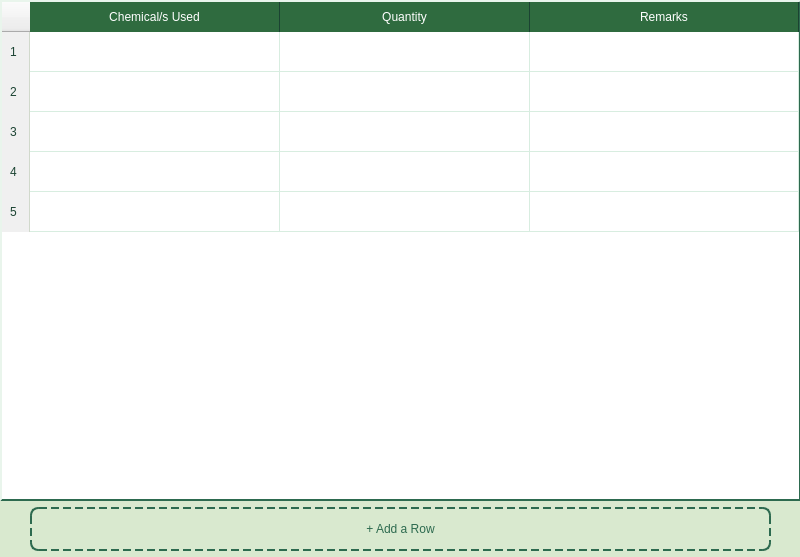
<?xml version="1.0" encoding="UTF-8"?>
<ui version="4.0">
 <class>MainWindow</class>
 <widget class="QMainWindow" name="MainWindow">
  <property name="geometry">
   <rect>
    <x>0</x>
    <y>0</y>
    <width>800</width>
    <height>557</height>
   </rect>
  </property>
  <property name="windowTitle">
   <string>MainWindow</string>
  </property>
  <property name="styleSheet">
   <string notr="true">QMainWindow { background-color: #D9E9CF; }</string>
  </property>
  <widget class="QWidget" name="centralwidget">
   <property name="styleSheet">
    <string notr="true">QWidget#centralwidget { background-color: #D9E9CF; margin: 0px; padding: 0px; }</string>
   </property>
   <widget class="QTableWidget" name="chemicalUsed">
    <property name="geometry">
     <rect>
      <x>0</x>
      <y>0</y>
      <width>801</width>
      <height>501</height>
     </rect>
    </property>
    <property name="styleSheet">
     <string notr="true">QTableWidget {
    background-color: #FFFFFF;
    alternate-background-color: #F5F5F5;
    gridline-color: #D8EDE0;
    border: none;
    font: 11pt &quot;Segoe UI&quot;;
    color: #1B4332;
    selection-background-color: #C6F6D5;
    selection-color: #1B4332;
    border-style: solid;
    border-width: 2px;
    border-top-color: #E9F5EC;
    border-left-color: #E9F5EC;
    border-bottom-color: #2D6A4F;
    border-right-color: #2D6A4F;
}
QTableWidget::item {
    padding: 4px 8px;
    border: none;
    background-color: transparent;
}
QTableWidget::item:selected {
    background-color: #C6F6D5;
    color: #1B4332;
}
QHeaderView::section {
    background-color: #2F6B3F;
    color: #ffffff;
    border: none;
    border-right: 1px solid #1B4332;
    padding: 6px 8px;
    font: bold 11pt &quot;Segoe UI&quot;;
    text-transform: uppercase;
}
QHeaderView::section:vertical {
    background-color: #F0F0F0;
    color: #1B4332;
    border-right: 1px solid #D1D9CC;
}
QHeaderView { background-color: transparent; border: none; }
QTableCornerButton::section { background-color: #2D6A4F; border: none; }
QScrollBar:vertical { background: #E8F0EC; width: 11px; border-radius: 5px; }
QScrollBar::handle:vertical { background: #1B4332; border-radius: 5px; min-height: 25px; }
QScrollBar::handle:vertical:hover { background: #0F2A20; }
QScrollBar::handle:vertical:pressed { background: #081A13; }
QScrollBar::add-line:vertical, QScrollBar::sub-line:vertical { height: 0; }
QScrollBar::add-page:vertical, QScrollBar::sub-page:vertical { background: transparent; }
QScrollBar:horizontal { background: #E8F0EC; height: 11px; border-radius: 5px; }
QScrollBar::handle:horizontal { background: #1B4332; border-radius: 5px; min-width: 25px; }
QScrollBar::handle:horizontal:hover { background: #0F2A20; }
QScrollBar::handle:horizontal:pressed { background: #081A13; }
QScrollBar::add-line:horizontal, QScrollBar::sub-line:horizontal { width: 0; }
QScrollBar::add-page:horizontal, QScrollBar::sub-page:horizontal { background: transparent; }</string>
    </property>
    <property name="frameShape">
     <enum>QFrame::NoFrame</enum>
    </property>
    <property name="selectionMode">
     <enum>QAbstractItemView::SingleSelection</enum>
    </property>
    <attribute name="horizontalHeaderDefaultSectionSize">
     <number>250</number>
    </attribute>
    <attribute name="horizontalHeaderShowSortIndicator" stdset="0">
     <bool>false</bool>
    </attribute>
    <attribute name="horizontalHeaderStretchLastSection">
     <bool>true</bool>
    </attribute>
    <attribute name="verticalHeaderDefaultSectionSize">
     <number>40</number>
    </attribute>
    <row>
     <property name="text">
      <string>1</string>
     </property>
    </row>
    <row>
     <property name="text">
      <string>2</string>
     </property>
    </row>
    <row>
     <property name="text">
      <string>3</string>
     </property>
    </row>
    <row>
     <property name="text">
      <string>4</string>
     </property>
    </row>
    <row>
     <property name="text">
      <string>5</string>
     </property>
    </row>
    <column>
     <property name="text">
      <string>Chemical/s Used</string>
     </property>
    </column>
    <column>
     <property name="text">
      <string>Quantity</string>
     </property>
    </column>
    <column>
     <property name="text">
      <string>Remarks</string>
     </property>
    </column>
    <item row="0" column="0">
     <property name="text">
      <string/>
     </property>
     <property name="textAlignment">
      <set>AlignCenter</set>
     </property>
    </item>
    <item row="1" column="0">
     <property name="text">
      <string/>
     </property>
     <property name="textAlignment">
      <set>AlignCenter</set>
     </property>
    </item>
    <item row="2" column="0">
     <property name="text">
      <string/>
     </property>
     <property name="textAlignment">
      <set>AlignCenter</set>
     </property>
    </item>
    <item row="3" column="0">
     <property name="text">
      <string/>
     </property>
     <property name="textAlignment">
      <set>AlignCenter</set>
     </property>
    </item>
    <item row="4" column="0">
     <property name="text">
      <string/>
     </property>
     <property name="textAlignment">
      <set>AlignCenter</set>
     </property>
    </item>
   </widget>
   <widget class="QPushButton" name="addRowBtn_chem">
    <property name="geometry">
     <rect>
      <x>30</x>
      <y>507</y>
      <width>741</width>
      <height>44</height>
     </rect>
    </property>
    <property name="styleSheet">
     <string notr="true">QPushButton { background-color: transparent; color: #2D6A4F; border: 1.5px dashed #2D6A4F; border-radius: 8px; padding: 6px 12px; font: 12pt &quot;Segoe UI&quot;; } QPushButton:hover { background-color: #e8f5e9; }</string>
    </property>
    <property name="text">
     <string>+ Add a Row</string>
    </property>
   </widget>
  </widget>
 </widget>
 <resources/>
 <connections/>
</ui>
